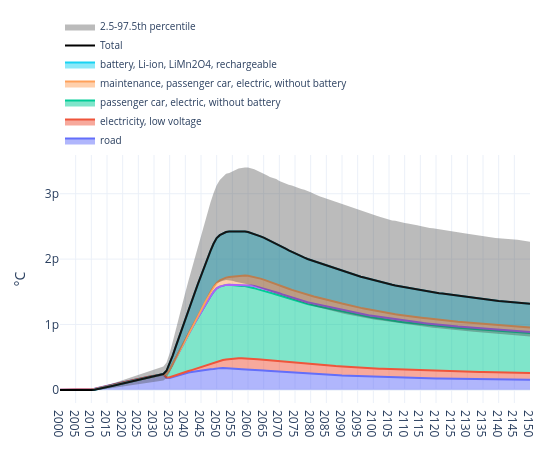

This figure's notebook cell:
### Code cell
from trails import plot_temp

plot_temp(
    trails,
    by="root activity",
    title="Temperature change by root activity",
    method_label="°C",
    year_range=(2000, 2150),
)

### Figure 1 — Plotly figure (JSON) as saved in the notebook; plotly's stock layout.template omitted (floating-point values rounded to 4 significant figures; data arrays with more than 128 entries replaced by an {"elided": "..."} marker saying what was removed)
{"data": [{"hovertemplate": "<b>%{meta}</b><br>Year: %{x}<br>°C: %{y:.6g}<extra></extra>", "meta": "road", "mode": "lines", "name": "road", "showlegend": true, "stackgroup": "one", "type": "scatter", "x": {"elided": "151 int values"}, "y": {"elided": "151 float values"}}, {"hovertemplate": "<b>%{meta}</b><br>Year: %{x}<br>°C: %{y:.6g}<extra></extra>", "meta": "electricity, low voltage", "mode": "lines", "name": "electricity, low voltage", "showlegend": true, "stackgroup": "one", "type": "scatter", "x": {"elided": "151 int values"}, "y": {"elided": "151 float values"}}, {"hovertemplate": "<b>%{meta}</b><br>Year: %{x}<br>°C: %{y:.6g}<extra></extra>", "meta": "passenger car, electric, without battery", "mode": "lines", "name": "passenger car, electric, without battery", "showlegend": true, "stackgroup": "one", "type": "scatter", "x": {"elided": "151 int values"}, "y": {"elided": "151 float values"}}, {"hoverinfo": "skip", "meta": "used Li-ion battery", "mode": "lines", "name": "used Li-ion battery", "showlegend": false, "stackgroup": "one", "type": "scatter", "x": {"elided": "151 int values"}, "y": {"elided": "151 float values"}}, {"hovertemplate": "<b>%{meta}</b><br>Year: %{x}<br>°C: %{y:.6g}<extra></extra>", "meta": "maintenance, passenger car, electric, without<br>battery", "mode": "lines", "name": "maintenance, passenger car, electric, without battery", "showlegend": true, "stackgroup": "one", "type": "scatter", "x": {"elided": "151 int values"}, "y": {"elided": "151 float values"}}, {"hovertemplate": "<b>%{meta}</b><br>Year: %{x}<br>°C: %{y:.6g}<extra></extra>", "meta": "battery, Li-ion, LiMn2O4, rechargeable", "mode": "lines", "name": "battery, Li-ion, LiMn2O4, rechargeable", "showlegend": true, "stackgroup": "one", "type": "scatter", "x": {"elided": "151 int values"}, "y": {"elided": "151 float values"}}, {"hovertemplate": "<b>Total</b><br>Year: %{x}<br>Total temperature change: %{y:.6g}<extra></extra>", "line": {"color": "black", "width": 2}, "mode": "lines", "name": "Total", "showlegend": true, "type": "scatter", "x": {"elided": "151 int values"}, "y": {"elided": "151 float values"}, "yaxis": "y"}, {"hoverinfo": "skip", "line": {"width": 0}, "mode": "lines", "showlegend": false, "type": "scatter", "x": {"elided": "151 int values"}, "y": {"elided": "151 float values"}, "yaxis": "y"}, {"fill": "tonexty", "fillcolor": "rgba(60,60,60,0.35)", "line": {"width": 0}, "mode": "lines", "name": "2.5-97.5th percentile", "type": "scatter", "x": {"elided": "151 int values"}, "y": {"elided": "151 float values"}, "yaxis": "y"}], "layout": {"annotations": [{"showarrow": false, "text": "Temperature change by root activity", "x": 0.5, "xanchor": "center", "xref": "paper", "y": -0.2, "yanchor": "top", "yref": "paper"}], "height": 450, "hoverlabel": {"align": "left", "font": {"size": 11}}, "hovermode": "x unified", "legend": {"entrywidth": 260, "entrywidthmode": "pixels", "font": {"size": 10}, "orientation": "h", "x": 0, "xanchor": "left", "y": 1, "yanchor": "bottom"}, "margin": {"b": 40, "l": 60, "r": 20, "t": 119}, "title": {"text": "", "x": 0.5, "xanchor": "center"}, "width": 550, "xaxis": {"dtick": 5, "range": [2000, 2150], "showgrid": true, "tick0": 2000, "tickmode": "linear"}, "yaxis": {"showgrid": true, "title": {"text": "°C"}, "type": "linear"}}}
